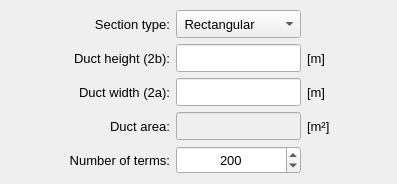
            <widget class="QWidget" name="tab_rectangular">
             <attribute name="title">
              <string>Rectangular</string>
             </attribute>
             <layout class="QGridLayout" name="gridLayout_6">
              <property name="leftMargin">
               <number>4</number>
              </property>
              <property name="topMargin">
               <number>4</number>
              </property>
              <property name="rightMargin">
               <number>4</number>
              </property>
              <property name="bottomMargin">
               <number>4</number>
              </property>
              <property name="spacing">
               <number>4</number>
              </property>
              <item row="0" column="0">
               <widget class="QFrame" name="frame_4">
                <property name="frameShape">
                 <enum>QFrame::Shape::NoFrame</enum>
                </property>
                <property name="frameShadow">
                 <enum>QFrame::Shadow::Raised</enum>
                </property>
                <layout class="QGridLayout" name="gridLayout_7">
                 <property name="leftMargin">
                  <number>6</number>
                 </property>
                 <property name="topMargin">
                  <number>6</number>
                 </property>
                 <property name="rightMargin">
                  <number>6</number>
                 </property>
                 <property name="bottomMargin">
                  <number>6</number>
                 </property>
                 <property name="spacing">
                  <number>6</number>
                 </property>
                 <item row="5" column="1">
                  <widget class="QLabel" name="label_11">
                   <property name="minimumSize">
                    <size>
                     <width>120</width>
                     <height>0</height>
                    </size>
                   </property>
                   <property name="maximumSize">
                    <size>
                     <width>132</width>
                     <height>16777215</height>
                    </size>
                   </property>
                   <property name="font">
                    <font>
                     <pointsize>10</pointsize>
                    </font>
                   </property>
                   <property name="text">
                    <string>Number of terms:</string>
                   </property>
                   <property name="alignment">
                    <set>Qt::AlignmentFlag::AlignRight|Qt::AlignmentFlag::AlignTrailing|Qt::AlignmentFlag::AlignVCenter</set>
                   </property>
                  </widget>
                 </item>
                 <item row="5" column="3">
                  <widget class="QSpinBox" name="spinBox_number_of_terms">
                   <property name="minimumSize">
                    <size>
                     <width>0</width>
                     <height>28</height>
                    </size>
                   </property>
                   <property name="maximumSize">
                    <size>
                     <width>16777215</width>
                     <height>28</height>
                    </size>
                   </property>
                   <property name="font">
                    <font>
                     <pointsize>10</pointsize>
                    </font>
                   </property>
                   <property name="alignment">
                    <set>Qt::AlignmentFlag::AlignCenter</set>
                   </property>
                   <property name="minimum">
                    <number>1</number>
                   </property>
                   <property name="maximum">
                    <number>1000</number>
                   </property>
                   <property name="singleStep">
                    <number>5</number>
                   </property>
                   <property name="value">
                    <number>200</number>
                   </property>
                  </widget>
                 </item>
                 <item row="1" column="1">
                  <widget class="QLabel" name="label_3">
                   <property name="minimumSize">
                    <size>
                     <width>120</width>
                     <height>0</height>
                    </size>
                   </property>
                   <property name="maximumSize">
                    <size>
                     <width>132</width>
                     <height>16777215</height>
                    </size>
                   </property>
                   <property name="font">
                    <font>
                     <pointsize>10</pointsize>
                    </font>
                   </property>
                   <property name="text">
                    <string>Duct height (2b):</string>
                   </property>
                   <property name="alignment">
                    <set>Qt::AlignmentFlag::AlignRight|Qt::AlignmentFlag::AlignTrailing|Qt::AlignmentFlag::AlignVCenter</set>
                   </property>
                  </widget>
                 </item>
                 <item row="1" column="3">
                  <widget class="QLineEdit" name="lineEdit_height_rectangular">
                   <property name="minimumSize">
                    <size>
                     <width>0</width>
                     <height>28</height>
                    </size>
                   </property>
                   <property name="maximumSize">
                    <size>
                     <width>200</width>
                     <height>28</height>
                    </size>
                   </property>
                   <property name="font">
                    <font>
                     <pointsize>10</pointsize>
                    </font>
                   </property>
                   <property name="alignment">
                    <set>Qt::AlignmentFlag::AlignCenter</set>
                   </property>
                  </widget>
                 </item>
                 <item row="4" column="1">
                  <widget class="QLabel" name="label_5">
                   <property name="enabled">
                    <bool>true</bool>
                   </property>
                   <property name="minimumSize">
                    <size>
                     <width>120</width>
                     <height>0</height>
                    </size>
                   </property>
                   <property name="maximumSize">
                    <size>
                     <width>132</width>
                     <height>16777215</height>
                    </size>
                   </property>
                   <property name="font">
                    <font>
                     <pointsize>10</pointsize>
                    </font>
                   </property>
                   <property name="text">
                    <string>Duct area:</string>
                   </property>
                   <property name="alignment">
                    <set>Qt::AlignmentFlag::AlignRight|Qt::AlignmentFlag::AlignTrailing|Qt::AlignmentFlag::AlignVCenter</set>
                   </property>
                  </widget>
                 </item>
                 <item row="0" column="3">
                  <widget class="QComboBox" name="comboBox_section_type">
                   <property name="minimumSize">
                    <size>
                     <width>0</width>
                     <height>28</height>
                    </size>
                   </property>
                   <property name="maximumSize">
                    <size>
                     <width>200</width>
                     <height>28</height>
                    </size>
                   </property>
                   <property name="font">
                    <font>
                     <pointsize>10</pointsize>
                    </font>
                   </property>
                   <item>
                    <property name="text">
                     <string> Rectangular</string>
                    </property>
                   </item>
                   <item>
                    <property name="text">
                     <string> Quadrangular</string>
                    </property>
                   </item>
                   <item>
                    <property name="text">
                     <string> Narrow slit</string>
                    </property>
                   </item>
                  </widget>
                 </item>
                 <item row="2" column="3">
                  <widget class="QLineEdit" name="lineEdit_width_rectangular">
                   <property name="minimumSize">
                    <size>
                     <width>0</width>
                     <height>28</height>
                    </size>
                   </property>
                   <property name="maximumSize">
                    <size>
                     <width>200</width>
                     <height>28</height>
                    </size>
                   </property>
                   <property name="font">
                    <font>
                     <pointsize>10</pointsize>
                    </font>
                   </property>
                   <property name="alignment">
                    <set>Qt::AlignmentFlag::AlignCenter</set>
                   </property>
                  </widget>
                 </item>
                 <item row="1" column="5">
                  <widget class="QLabel" name="label_16">
                   <property name="minimumSize">
                    <size>
                     <width>40</width>
                     <height>0</height>
                    </size>
                   </property>
                   <property name="maximumSize">
                    <size>
                     <width>40</width>
                     <height>16777215</height>
                    </size>
                   </property>
                   <property name="font">
                    <font>
                     <pointsize>10</pointsize>
                    </font>
                   </property>
                   <property name="text">
                    <string>[m]</string>
                   </property>
                  </widget>
                 </item>
                 <item row="2" column="5">
                  <widget class="QLabel" name="label_15">
                   <property name="minimumSize">
                    <size>
                     <width>40</width>
                     <height>0</height>
                    </size>
                   </property>
                   <property name="maximumSize">
                    <size>
                     <width>40</width>
                     <height>16777215</height>
                    </size>
                   </property>
                   <property name="font">
                    <font>
                     <pointsize>10</pointsize>
                    </font>
                   </property>
                   <property name="text">
                    <string>[m]</string>
                   </property>
                  </widget>
                 </item>
                 <item row="2" column="0">
                  <spacer name="horizontalSpacer_3">
                   <property name="orientation">
                    <enum>Qt::Orientation::Horizontal</enum>
                   </property>
                   <property name="sizeHint" stdset="0">
                    <size>
                     <width>40</width>
                     <height>20</height>
                    </size>
                   </property>
                  </spacer>
                 </item>
                 <item row="2" column="1">
                  <widget class="QLabel" name="label_2">
                   <property name="minimumSize">
                    <size>
                     <width>120</width>
                     <height>0</height>
                    </size>
                   </property>
                   <property name="maximumSize">
                    <size>
                     <width>132</width>
                     <height>16777215</height>
                    </size>
                   </property>
                   <property name="font">
                    <font>
                     <pointsize>10</pointsize>
                    </font>
                   </property>
                   <property name="text">
                    <string>Duct width (2a):</string>
                   </property>
                   <property name="alignment">
                    <set>Qt::AlignmentFlag::AlignRight|Qt::AlignmentFlag::AlignTrailing|Qt::AlignmentFlag::AlignVCenter</set>
                   </property>
                  </widget>
                 </item>
                 <item row="4" column="5">
                  <widget class="QLabel" name="label_18">
                   <property name="enabled">
                    <bool>true</bool>
                   </property>
                   <property name="minimumSize">
                    <size>
                     <width>40</width>
                     <height>0</height>
                    </size>
                   </property>
                   <property name="maximumSize">
                    <size>
                     <width>40</width>
                     <height>16777215</height>
                    </size>
                   </property>
                   <property name="font">
                    <font>
                     <pointsize>10</pointsize>
                    </font>
                   </property>
                   <property name="text">
                    <string>[m²]</string>
                   </property>
                  </widget>
                 </item>
                 <item row="0" column="1">
                  <widget class="QLabel" name="label_6">
                   <property name="minimumSize">
                    <size>
                     <width>120</width>
                     <height>0</height>
                    </size>
                   </property>
                   <property name="maximumSize">
                    <size>
                     <width>132</width>
                     <height>16777215</height>
                    </size>
                   </property>
                   <property name="font">
                    <font>
                     <pointsize>10</pointsize>
                    </font>
                   </property>
                   <property name="text">
                    <string>Section type:</string>
                   </property>
                   <property name="alignment">
                    <set>Qt::AlignmentFlag::AlignRight|Qt::AlignmentFlag::AlignTrailing|Qt::AlignmentFlag::AlignVCenter</set>
                   </property>
                  </widget>
                 </item>
                 <item row="2" column="6">
                  <spacer name="horizontalSpacer_2">
                   <property name="orientation">
                    <enum>Qt::Orientation::Horizontal</enum>
                   </property>
                   <property name="sizeHint" stdset="0">
                    <size>
                     <width>40</width>
                     <height>20</height>
                    </size>
                   </property>
                  </spacer>
                 </item>
                 <item row="4" column="3">
                  <widget class="QLineEdit" name="lineEdit_area_rectangular">
                   <property name="enabled">
                    <bool>false</bool>
                   </property>
                   <property name="minimumSize">
                    <size>
                     <width>0</width>
                     <height>28</height>
                    </size>
                   </property>
                   <property name="maximumSize">
                    <size>
                     <width>200</width>
                     <height>28</height>
                    </size>
                   </property>
                   <property name="font">
                    <font>
                     <pointsize>10</pointsize>
                    </font>
                   </property>
                   <property name="alignment">
                    <set>Qt::AlignmentFlag::AlignCenter</set>
                   </property>
                  </widget>
                 </item>
                </layout>
               </widget>
              </item>
             </layout>
            </widget>
